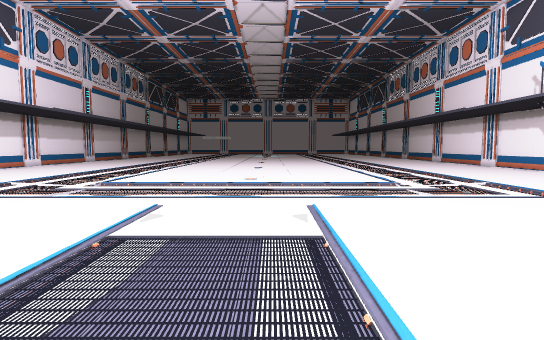
view 1 (above)

22 first-person views from a walk through a Unity game level. The camera is 1.5 m above the floor, tilts 4° down and sees 80° across. Doors are open. The floor is counted in squares, 2 m on a side. Each view is taken from the middle of a square. On the plan, view 1 faces up. The plan holds only what a view shows up to about 11 squares ahead; the rest is blank. The place goes on beyond the plan. The player is left out. Some animated figures are left out. Some surface patterns are stand-ins.

view 2
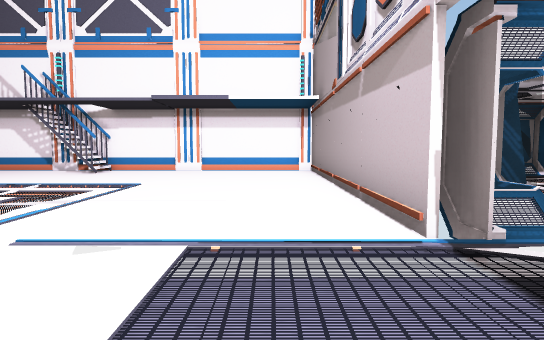

view 3
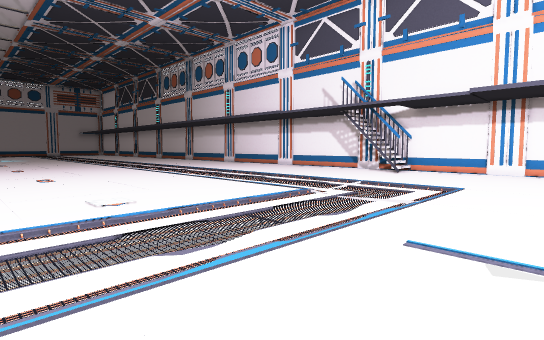

view 4
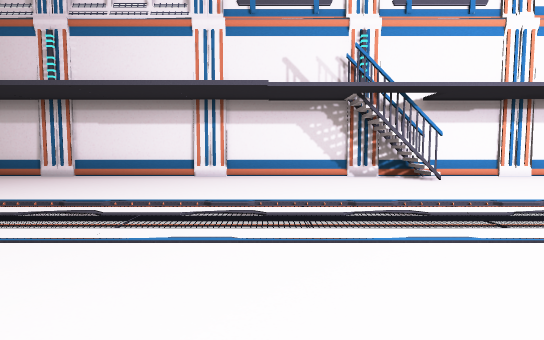

view 5
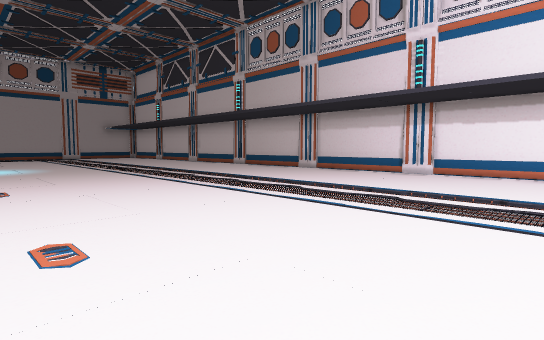

view 6
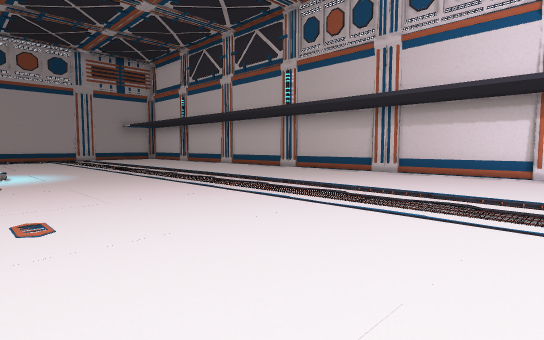

view 7
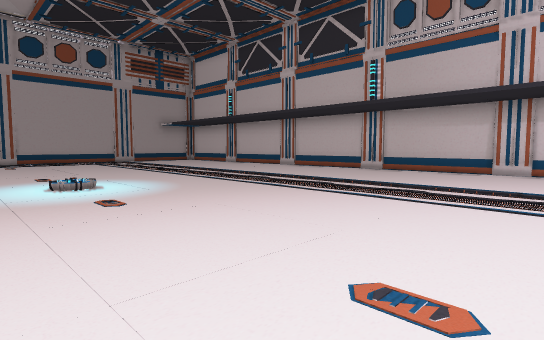

view 8
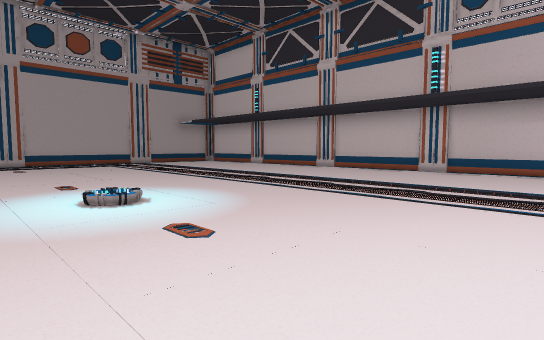

view 9
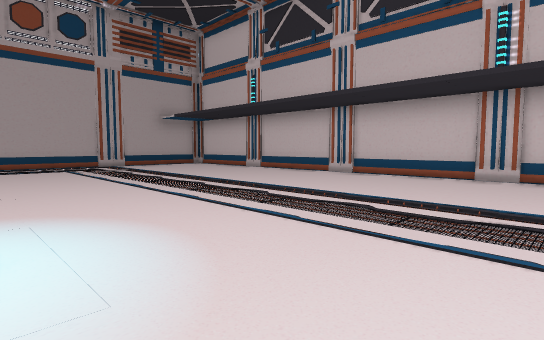

view 10
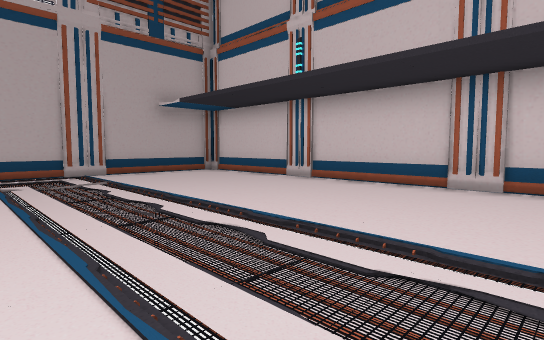

view 11
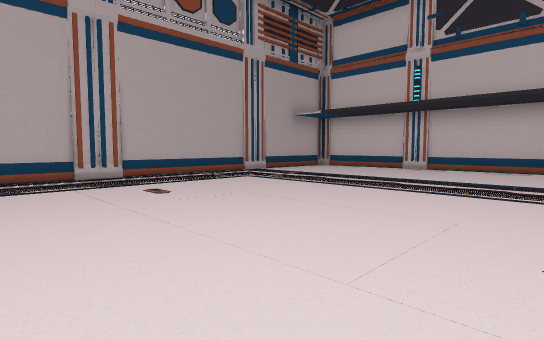

view 12
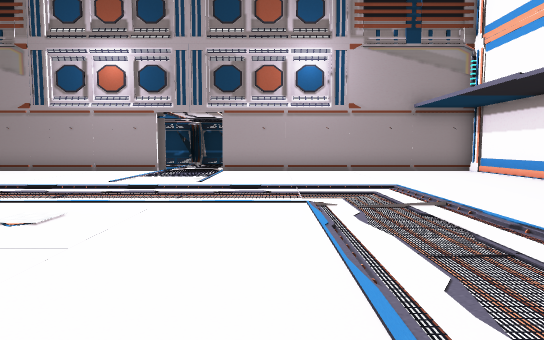

view 13
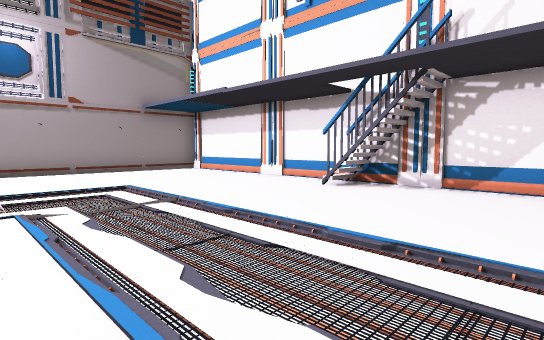

view 14
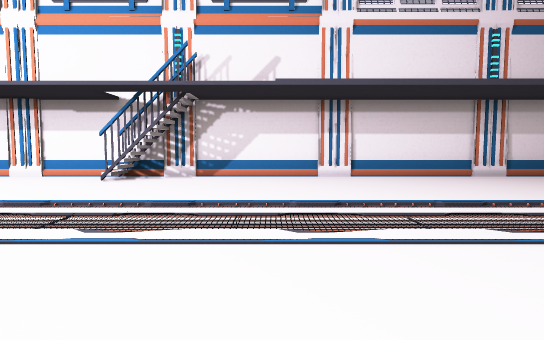

view 15
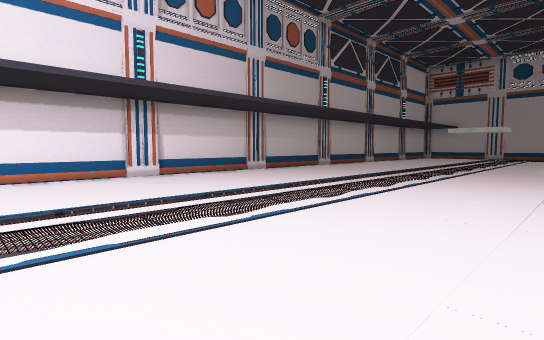

view 16
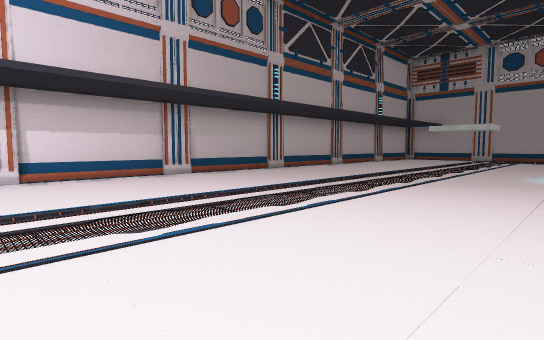

view 17
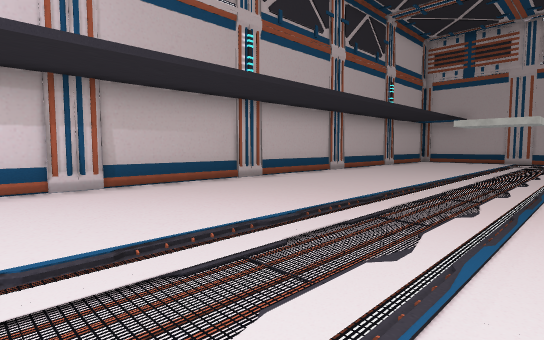

view 18
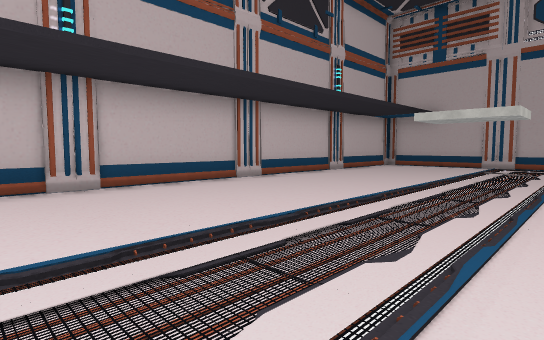

view 19
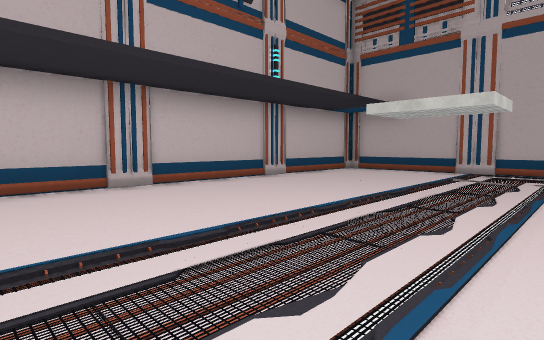

view 20
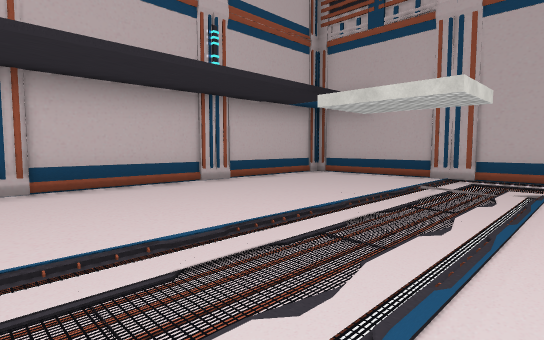

view 21
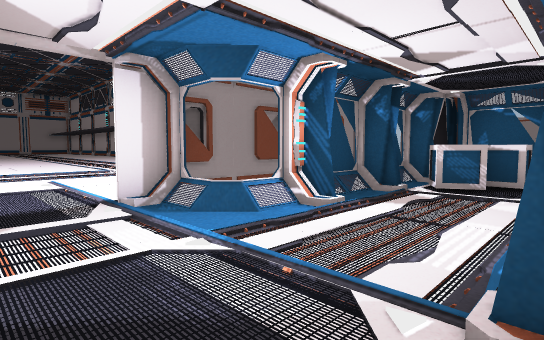

view 22
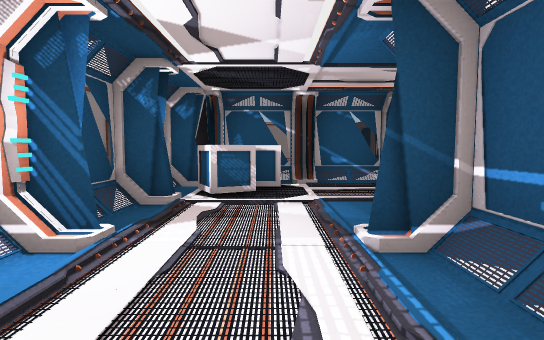

### Floor plan
Points are (right, up) in squares from view 1. A wall is a line through its corners. A room is listed if a view was taken in it or the views show most of it. See-through windows are left out.
Room 1 (views 1, 21, 22)
walls: (1.6, -4.4) (2.3, -4.4); (2.6, -1.6) (2.6, -0.9); (2.3, -1.5) (2.3, -0.9) (1.6, -0.9); (1.2, -0.1) (1.2, 0.3) (0.5, 0.3); (4.3, -0.9) (3.4, -0.9); (6.3, -0.9) (5.8, -0.9); (7.2, -1.7) (6.8, -1.3); (7.2, -4.5) (7.2, -1.9)
ways out: open door at (-0.5, 1) to room 2
objects: other object (5, -2) to (6, -2); other object (6, -3)
Room 2 (views 2, 3, 4, 5, 6, 7, 8, 9, 10, 11, 12, 13, 14, 15, 16, 17, 18, 19, 20)
walls: (7.4, 7.1) (7.4, 8); (-9.2, 8) (-8.3, 8) (-8.3, 7.1); (-9.2, 8) (-9.2, 7.1); (8.3, 7.1) (8.3, 8); (0.6, 0.7) (8.5, 0.7) (8.5, 36.1); (0.5, 0.3) (1.2, 0.3); (-8.9, 36.4) (-9.4, 36.4) (-9.4, 0.7) (-1.4, 0.7)
ways out: open door at (-0.5, 1) to room 1

Positions as (right, up) in squares from view 1, and headings:
1: (0, 0), facing up
2: (-2, 2), facing right
3: (-2, 3), facing up-right
4: (0, 11), facing right
5: (-1, 13), facing up-right
6: (-1, 16), facing up-right
7: (-2, 19), facing up-right
8: (-2, 21), facing up-right
9: (0, 23), facing up-right
10: (2, 27), facing up-right
11: (-3, 28), facing up-right
12: (-3, 11), facing down
13: (-3, 11), facing down-left
14: (-1, 11), facing left
15: (-1, 13), facing up-left
16: (-1, 16), facing up-left
17: (-3, 19), facing up-left
18: (-3, 23), facing up-left
19: (-3, 26), facing up-left
20: (-3, 28), facing up-left
21: (-1, -4), facing up-right
22: (0, -3), facing right
